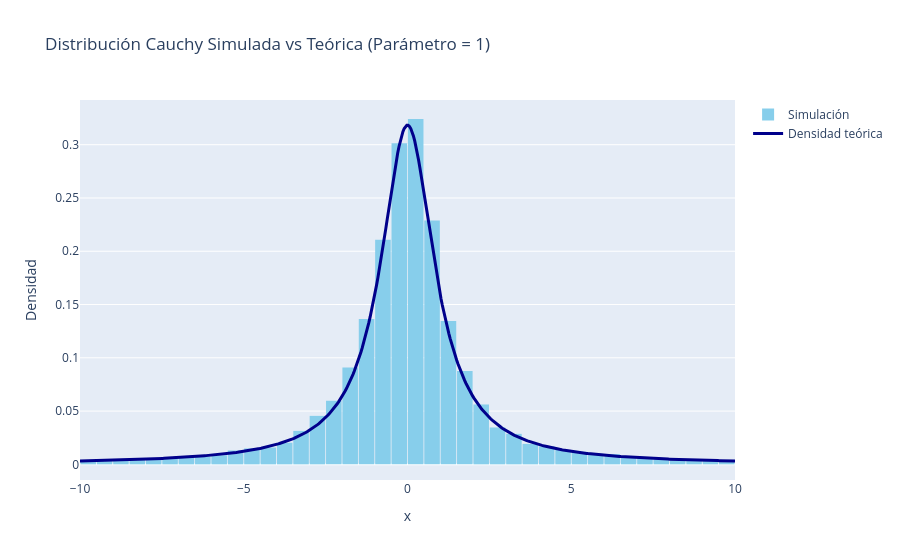

Notebook code for this chart:
### Markdown cell above
### 3. Crear una gráfica en Python que muestre su forma

### Code cell
import numpy as np
import plotly.graph_objects as go

# Fijamos la semilla para reproducibilidad
np.random.seed(123)

# Número de simulaciones
n = 10000

# Generamos n uniformes estándar: U ~ Unif(0,1)
uniformes = np.random.random(n)

# Aplicamos la transformada inversa para la distribución Cauchy
# X = tan(pi * (U - 0.5))
cauchy_simuladas = np.tan(np.pi * (uniformes - 0.5))

# Nota matemática: Debido a las colas extremadamente pesadas de Cauchy,
# filtramos los valores muy extremos solo para que la gráfica se vea perfecta.
datos_filtrados = cauchy_simuladas[(cauchy_simuladas > -10) & (cauchy_simuladas < 10)]

# Creamos la curva de densidad teórica f(x) = 1 / (pi * (1 + x^2))
x_vals = np.linspace(-10, 10, 500)
y_vals = 1 / (np.pi * (1 + x_vals**2))

fig = go.Figure()

# Agregamos el histograma de la simulación con bastantes barras (40 barras)
fig.add_trace(go.Histogram(
    x = datos_filtrados,
    nbinsx = 40,
    histnorm = 'probability density',
    marker_color = 'skyblue',
    name = 'Simulación'
))

# Agregamos la curva de densidad teórica en azul oscuro
fig.add_trace(go.Scatter(
    x = x_vals,
    y = y_vals,
    mode = 'lines',
    name = 'Densidad teórica',
    line = dict(color='darkblue', width=3)
))

# Diseño general de la gráfica interactiva
fig.update_layout(
    title = "Distribución Cauchy Simulada vs Teórica (Parámetro = 1)",
    xaxis_title = 'x',
    yaxis_title = 'Densidad',
    bargap = 0.05,
    xaxis = dict(range=[-10, 10]) # Centramos la vista principal
)

fig.show()

### Figure 1 — Plotly figure (JSON) as saved in the notebook; plotly's stock layout.template omitted (floating-point values rounded to 4 significant figures; data arrays with more than 128 entries replaced by an {"elided": "..."} marker saying what was removed)
{"data": [{"histnorm": "probability density", "marker": {"color": "skyblue"}, "name": "Simulación", "nbinsx": 40, "type": "histogram", "x": {"elided": "9361 float values"}}, {"line": {"color": "darkblue", "width": 3}, "mode": "lines", "name": "Densidad teórica", "type": "scatter", "x": {"elided": "500 float values"}, "y": {"elided": "500 float values"}}], "layout": {"bargap": 0.05, "title": {"text": "Distribución Cauchy Simulada vs Teórica (Parámetro = 1)"}, "xaxis": {"range": [-10, 10], "title": {"text": "x"}}, "yaxis": {"title": {"text": "Densidad"}}}}
